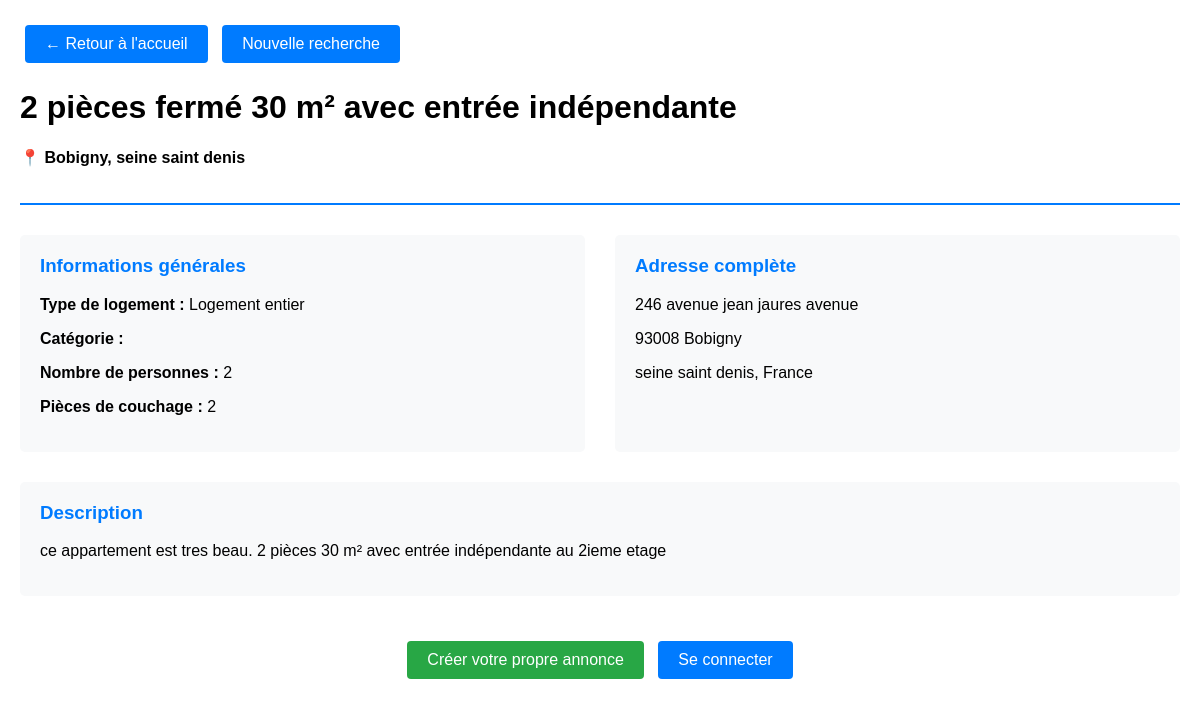
The app's page /annonce/detail_annonce/1, older data.
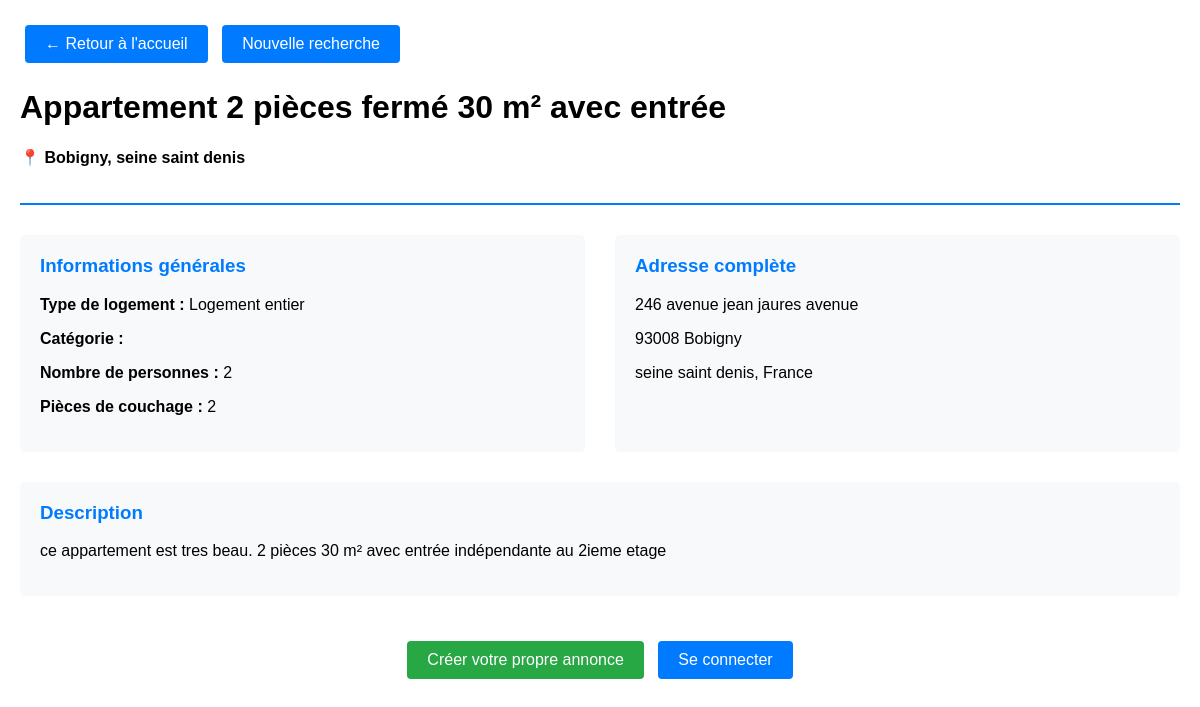
The same page, newer data.
### annonce/models.py (models this page shows)
class Annonce(models.Model):
    user = models.ForeignKey(
        settings.AUTH_USER_MODEL,
        null=True,
        on_delete=models.CASCADE,
        unique=False
    )
    class TypeHebergement(models.TextChoices):
        Appartemment = 'APPT', _('Appartemment')
        Maison = 'MAIS', _('Maison')
        Studio = 'STUD', _('Studio')
        Autre = 'OTHR', _('Autre')
    hebergement_choice = models.CharField(
        max_length=4,
        choices=TypeHebergement.choices,
        default=TypeHebergement.Appartemment,
        verbose_name="Type d'hébergement"
    )
    class TypeLocation(models.TextChoices):
        logement_entier = 'ENTR', _('Logement entier')
        chambre_privee = 'PRIV', _('Chambre privée')
        chambre_partagee = 'PART', _('Chambre partagée')
    type_location_choices = models.CharField(
        max_length=4,
        choices=TypeLocation.choices,
        default=TypeLocation.logement_entier,
        verbose_name="Location partielle ou totale"
    )
    categorie_logement = models.CharField(max_length=50, blank=True)
    titre_logement = models.CharField(max_length=50, blank=True)
    description = models.TextField(blank=True)
    nombre_personne = IntegerField(
        default=1,
        validators=[
            MaxValueValidator(20),
            MinValueValidator(1)
        ],
        blank=True
    )
    pieces_couchage = IntegerField(
        default=1,
        validators=[
            MaxValueValidator(10),
            MinValueValidator(1)
        ],
        blank=True
    )
    equipements = models.ManyToManyField(Equipements, blank=True)
    services = models.ManyToManyField(Services, blank=True)
    categorie_service = models.ManyToManyField(CategorieService, blank=True)
    charges = models.ManyToManyField(Charges, blank=True)
    dureeLocationMini = models.CharField(blank=True,null=True, max_length=50)
    dureeLocationMaxi = models.CharField(blank=True,null=True, max_length=50)
    loyer_tc = models.FloatField(max_length=50, blank=True, null=True)
    charges_loyer = models.FloatField(max_length=50, blank=True, null=True)
    reservation = models.OneToOneField(
        settings.AUTH_USER_MODEL,
        null=True,
        on_delete=models.CASCADE,
        unique=False,
        related_name = 'user_reserved'
    )
    reserved = models.BooleanField(default=False)
    address = models.OneToOneField(
        AdressAnnonce,
        on_delete=models.CASCADE,
        null=True,
    )

class AdressAnnonce(models.Model):
    rue = models.CharField(blank=True, max_length=20)
    voie = models.CharField(blank=True, max_length=35)
    ville = models.CharField(blank=True, max_length=20)
    region = models.CharField(blank=True, max_length=20)
    zipCode = models.CharField(blank=True, max_length=5)
    pays = models.CharField(blank=True, max_length=20)

### annonceMain/views.py (the view)
# urls.py: path('annonce/detail_annonce/<str:pk>', views.detail_annonce, name='detail_annonce'),
def detail_annonce(request, pk):
    myObject = Annonce.objects.get(id=pk)
    image = ImageLogement.objects.all()
    categorie_service = myObject.categorie_service.all()
    services = Services.objects.all()
    context = {'annonce': myObject, 'myImages': image, 'categorie_service': categorie_service, 'services':services,
               'STRIPE_PUBLIC_KEY': settings.STRIPE_PUBLIC_KEY}
    return render(request, 'annonce/search/annonce_result.html', context)

### templates/annonce/search/annonce_result.html (shortened to what this page needs)
<!DOCTYPE html>
<html lang="fr">
<head>
</head>
<body>
    <div class="back-link">
        <a href="/" class="btn">← Retour à l'accueil</a>
        <a href="/annonce/searchPage/" class="btn">Nouvelle recherche</a>
    </div>
    <div class="annonce-header">
        <h1>{{ annonce.titre_logement|default:"Logement disponible" }}</h1>
        {% if annonce.address %}
        <p><strong>📍 {{ annonce.address.ville }}, {{ annonce.address.region }}</strong></p>
        {% endif %}
    </div>
    <div class="annonce-details">
        <div class="detail-section">
            <h3>Informations générales</h3>
            <p><strong>Type de logement :</strong> {{ annonce.get_type_location_choices_display }}</p>
            <p><strong>Catégorie :</strong> {{ annonce.categorie_logement }}</p>
            <p><strong>Nombre de personnes :</strong> {{ annonce.nombre_personne }}</p>
            {% if annonce.pieces_couchage %}
            <p><strong>Pièces de couchage :</strong> {{ annonce.pieces_couchage }}</p>
            {% endif %}
        </div>
        <div class="detail-section">
            <h3>Adresse complète</h3>
            {% if annonce.address %}
            <p>{{ annonce.address.rue }} {{ annonce.address.voie }}</p>
            <p>{{ annonce.address.zipCode }} {{ annonce.address.ville }}</p>
            <p>{{ annonce.address.region }}, {{ annonce.address.pays }}</p>
            {% else %}
            <p>Adresse non spécifiée</p>
            {% endif %}
        </div>
    </div>
    {% if annonce.description %}
    <div class="detail-section">
        <h3>Description</h3>
        <p>{{ annonce.description }}</p>
    </div>
    {% endif %}
    <div style="text-align: center; margin: 40px 0;">
        <a href="/creer-annonce" class="btn btn-success">Créer votre propre annonce</a>
        <a href="/login-annonce" class="btn">Se connecter</a>
    </div>
</body>
</html>

Row changes from the older to the newer data that the page shows:
changed Annonce "Logement entier": titre_logement "2 pièces fermé 30 m² avec entrée indépendante" → "Appartement 2 pièces fermé 30 m² avec entrée"
